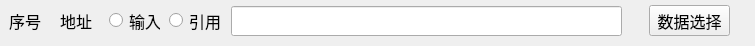
<?xml version="1.0" encoding="UTF-8"?>
<ui version="4.0">
 <class>IntercomMultiRegItem</class>
 <widget class="QWidget" name="IntercomMultiRegItem">
  <property name="geometry">
   <rect>
    <x>0</x>
    <y>0</y>
    <width>755</width>
    <height>46</height>
   </rect>
  </property>
  <property name="font">
   <font>
    <family>微软雅黑</family>
    <pointsize>12</pointsize>
   </font>
  </property>
  <property name="windowTitle">
   <string>Form</string>
  </property>
  <widget class="QPushButton" name="pushButton_DataSelect">
   <property name="geometry">
    <rect>
     <x>649</x>
     <y>5</y>
     <width>81</width>
     <height>31</height>
    </rect>
   </property>
   <property name="font">
    <font>
     <pointsize>12</pointsize>
    </font>
   </property>
   <property name="text">
    <string>数据选择</string>
   </property>
  </widget>
  <widget class="QLabel" name="txt_Addr">
   <property name="geometry">
    <rect>
     <x>60</x>
     <y>10</y>
     <width>51</width>
     <height>21</height>
    </rect>
   </property>
   <property name="font">
    <font>
     <pointsize>12</pointsize>
    </font>
   </property>
   <property name="text">
    <string>地址</string>
   </property>
  </widget>
  <widget class="QLineEdit" name="lineEdit_Input">
   <property name="geometry">
    <rect>
     <x>231</x>
     <y>6</y>
     <width>391</width>
     <height>30</height>
    </rect>
   </property>
   <property name="font">
    <font>
     <pointsize>12</pointsize>
    </font>
   </property>
   <property name="maxLength">
    <number>999999999</number>
   </property>
  </widget>
  <widget class="QRadioButton" name="radioButton_Input">
   <property name="geometry">
    <rect>
     <x>109</x>
     <y>10</y>
     <width>51</width>
     <height>21</height>
    </rect>
   </property>
   <property name="font">
    <font>
     <pointsize>12</pointsize>
    </font>
   </property>
   <property name="text">
    <string>输入</string>
   </property>
  </widget>
  <widget class="QRadioButton" name="radioButton_Quote">
   <property name="geometry">
    <rect>
     <x>169</x>
     <y>10</y>
     <width>51</width>
     <height>21</height>
    </rect>
   </property>
   <property name="font">
    <font>
     <pointsize>12</pointsize>
    </font>
   </property>
   <property name="text">
    <string>引用</string>
   </property>
  </widget>
  <widget class="QLabel" name="txt_SerialNum">
   <property name="geometry">
    <rect>
     <x>9</x>
     <y>10</y>
     <width>41</width>
     <height>21</height>
    </rect>
   </property>
   <property name="font">
    <font>
     <pointsize>12</pointsize>
    </font>
   </property>
   <property name="text">
    <string>序号</string>
   </property>
  </widget>
 </widget>
 <resources/>
 <connections/>
</ui>
